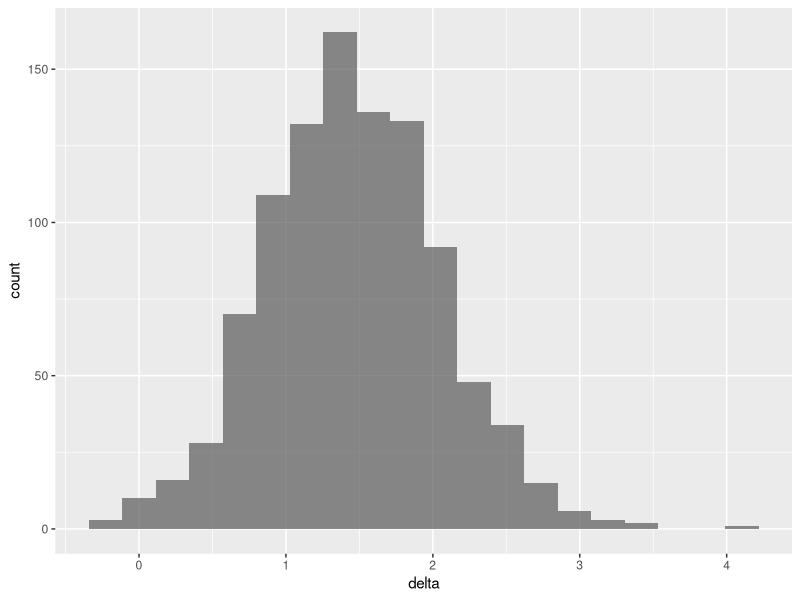
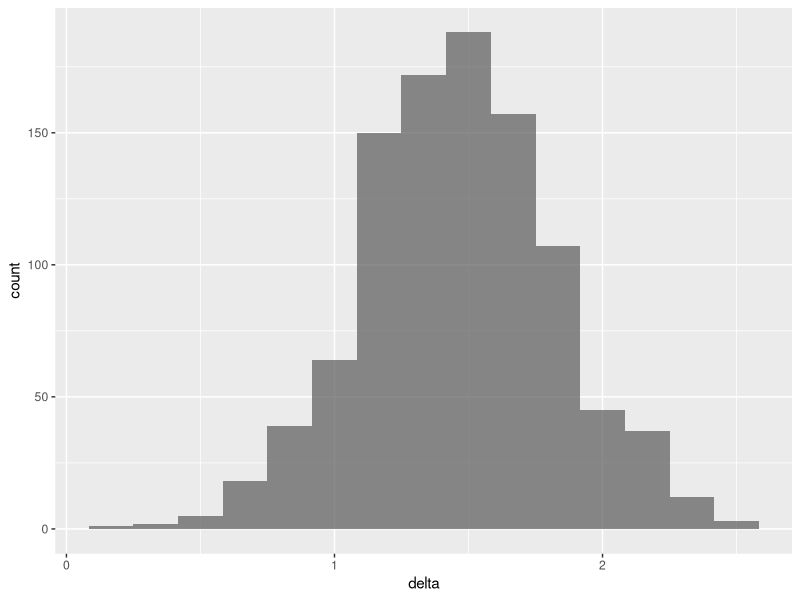
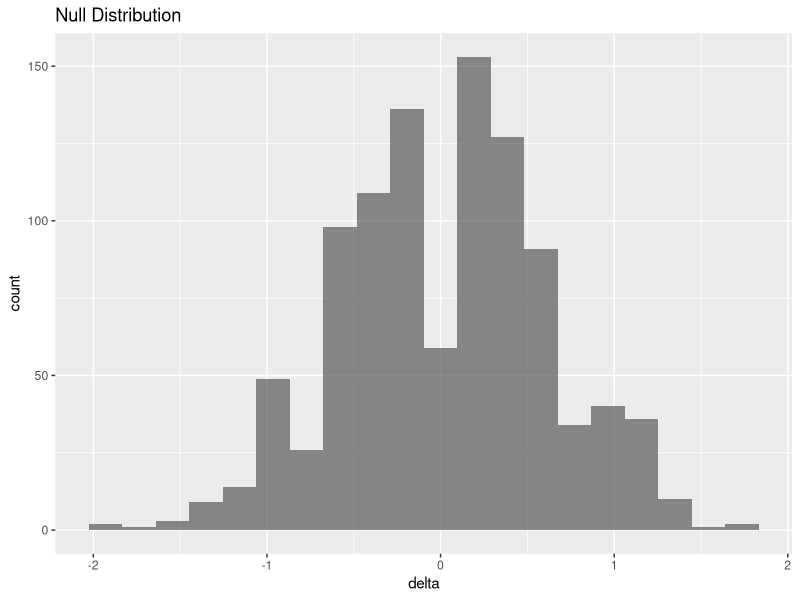
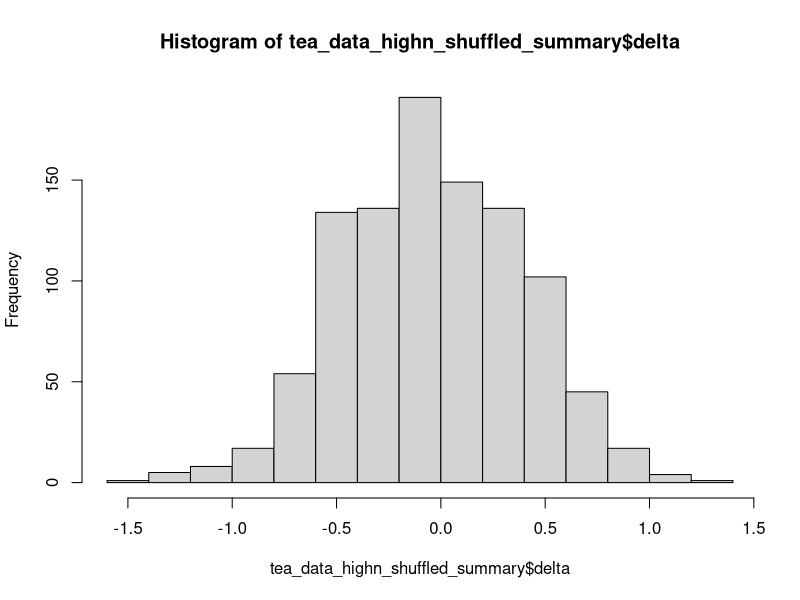
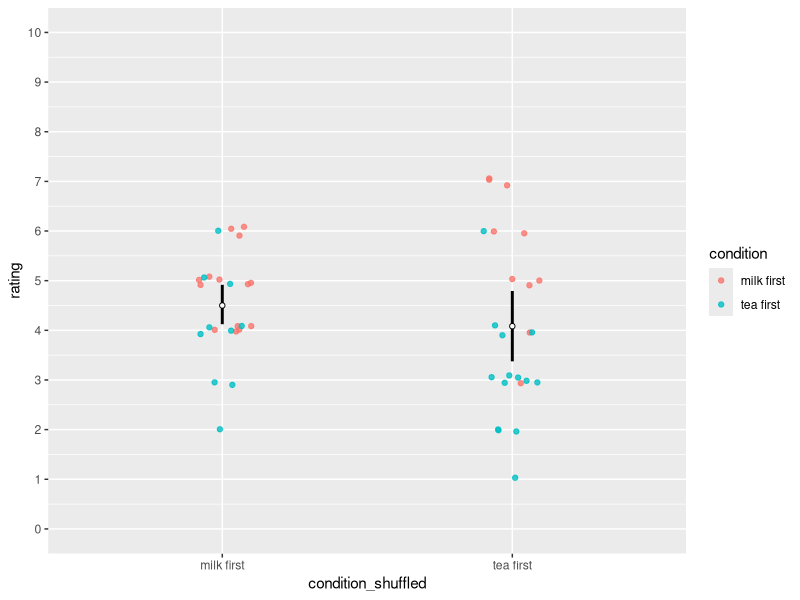
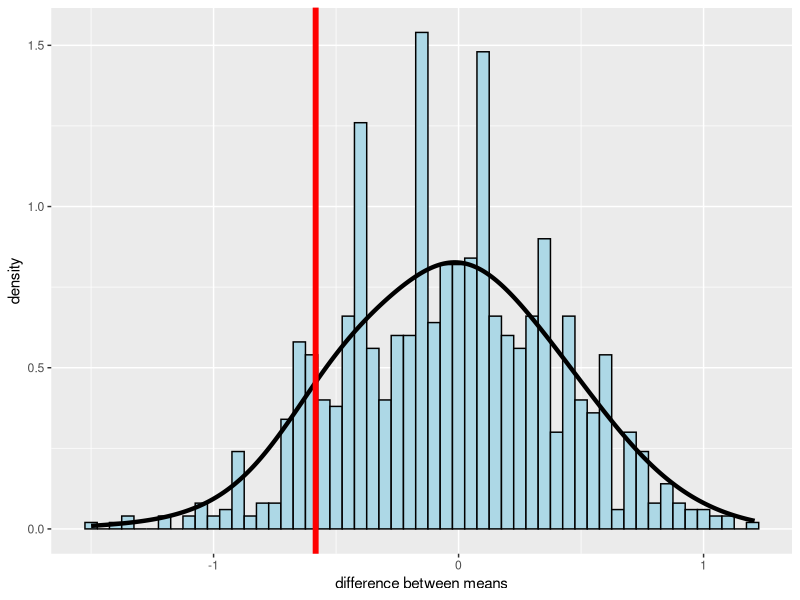
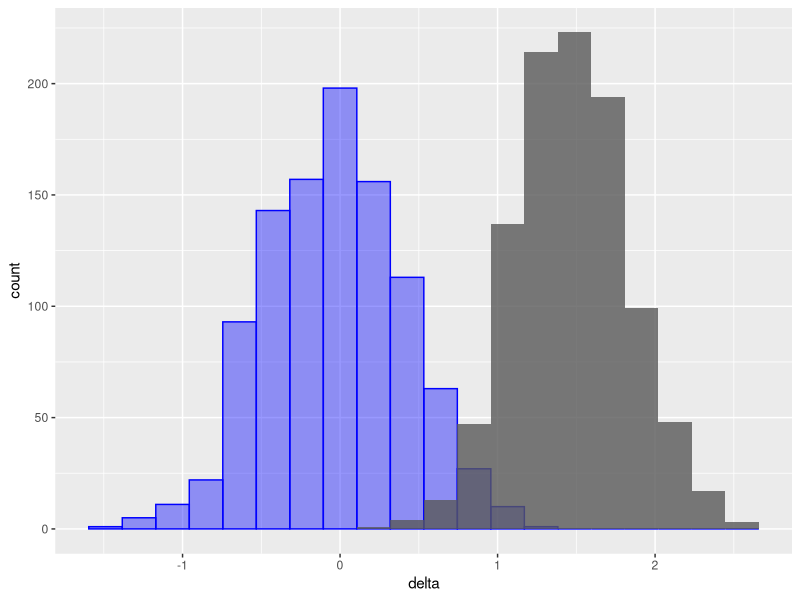
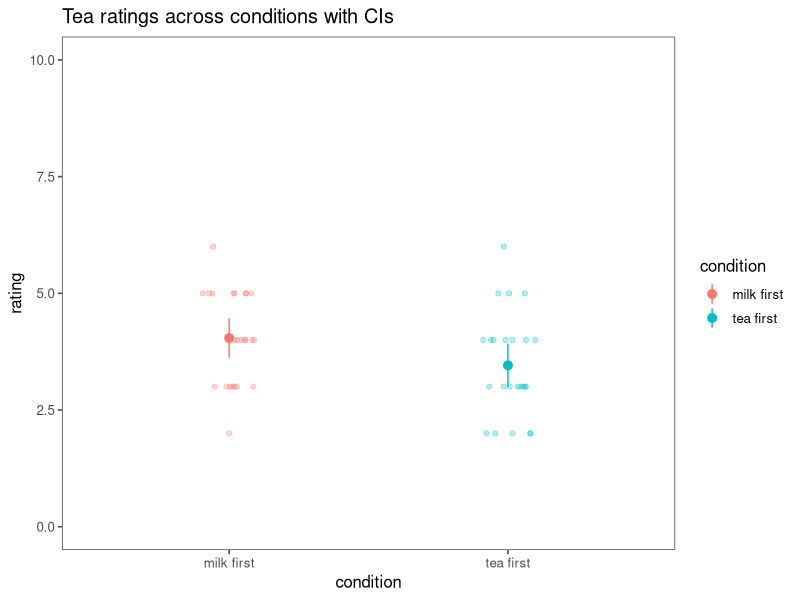

R code for these plots, in order:
## ---- chunk 1
set.seed(123) # good practice to set a random seed, or else different runs get you different results
## ---- chunk 2
# you can run install.packages('tidyverse')
library(tidyverse)
library(ggplot2) # plotting
library(ggthemes) # good for making plots pretty
## ---- chunk 3
make_tea_data <- function(n_total = 48,
                          sigma = 1.25, # sd of the distribution
                          delta = 1.5) {  # difference between distributinos
  n_half <- n_total / 2 # half of the total subjects  = #/n subs per condition
  tibble(condition = c(rep("milk first", n_half), rep("tea first", n_half)),
         rating = c(round(
           rnorm(n_half, mean = 3.5 + delta, sd = sigma)
         ),
         round(rnorm(
           n_half, mean = 3.5, sd = sigma
         )))) |>
    mutate(rating = if_else(rating > 10, 10, rating), # random sampling could mean the scale gets out of range
           # truncate if greater than max/min of rating scale
           rating = if_else(rating < 1, 1, rating))
}
## ---- chunk 4
# here's, we're calling our custom function, and specifying different inputs than the defaults (which are inside the parenthese up above)
tea_data <- make_tea_data(n_total = 18, delta = .5)
## ---- chunk 5
tea_data_highn <- make_tea_data(n_total = 48, delta = .5)
## ---- chunk 6
mean_by_condition <- tea_data %>% 
  group_by(condition) %>% 
  summarize(mean = mean(rating), sd = sd(rating), num_participants = length(rating))

mean_by_condition_highn <- tea_data_highn %>% 
  group_by(condition) %>% 
  summarize(mean = mean(rating), sd = sd(rating), num_participants = length(rating))
## ---- chunk 7
out_low_n <- tea_data %>%
  t.test(rating ~ condition, data = .,  var.equal = TRUE)

out_high_n <- tea_data_highn %>%
  t.test(rating ~ condition, data = ., var.equal = TRUE) 
## ---- chunk 8
samps <- tibble(sim = 1:1000) |> 
  mutate(data = map(sim, \(i) make_tea_data(n_total = 18, delta = 1.5))) |>  # simulate
  unnest(cols = data) # wrangle
## ---- chunk 9
samps_highn <- tibble(sim = 1:1000) |> 
  mutate(data = map(sim, \(i) make_tea_data(n_total = 48, delta = 1.5))) |>  # simulate
  unnest(cols = data) # wrangle
## ---- chunk 10
tea_data_summary <- samps |> # start with dataframe 1000 experiments 18 people each 
  group_by(sim, condition) |> # intuitively, grouping first by experiment then by condition in each experiment (2000 groups)
  summarise(mean_rating = mean(rating)) |> # calculate mean of the ratings in each condition group, 2 rows per simulation
  group_by(sim) |> # one group per simulation
  summarise(delta = mean_rating[condition == "milk first"] -
              mean_rating[condition == "tea first"])   # calculate the difference between conditions for each experiment, delta is the effect size, resulting in one row per simulation
## ---- chunk 11
tea_data_highn_summary <- samps_highn |>
  group_by(sim, condition) |> 
  summarise(mean_rating = mean(rating)) |> 
  group_by(sim) |> 
  summarise(delta = mean_rating[condition == "milk first"] -
              mean_rating[condition == "tea first"])
## ---- chunk 12
tea_data_summary |> 
  ggplot(aes(x = delta)) +
  geom_histogram(alpha = 0.7, bins=20)

## ---- chunk 13
tea_data_highn_summary |> 
  ggplot(aes(x = delta)) +
  geom_histogram(alpha = 0.7, bins=15)
## ---- chunk 14
# Large effect, low noise
samps_large <- tibble(sim = 1:1000) |> 
  mutate(data = map(sim, \(i) make_tea_data(n_total = 48, delta = 3, sigma = 0.5)))

# Small effect, high noise
samps_small <- tibble(sim = 1:1000) |> 
  mutate(data = map(sim, \(i) make_tea_data(n_total = 18, delta = 0.5, sigma = 2)))



## ---- chunk 15
# Simulate the null distribution
samps_null <- tibble(sim = 1:1000) |> 
  mutate(data = map(sim, \(i) make_tea_data(n_total = 18, delta = 0))) |>  
  unnest(cols = data)

tea_data_summary_null <- samps_null |> 
  group_by(sim, condition) |> 
  summarise(mean_rating = mean(rating)) |> 
  pivot_wider(names_from = condition, values_from = mean_rating) |> 
  mutate(delta = `milk first` - `tea first`)

## ---- chunk 16
tea_data_summary_null |> 
  ggplot(aes(x = delta)) +
  geom_histogram(bins = 20, alpha = 0.7) +
  labs(title = "Null Distribution")


summary(tea_data_summary_null$delta)
## ---- chunk 17
tea_data_highn_shuffled <- samps_highn %>%
  group_by(sim) %>% # for each experiment
  mutate(condition_shuffled = sample(condition)) # shuffle the condition labels, handy function here.
## ---- chunk 18
tea_data_highn_shuffled_summary <- tea_data_highn_shuffled %>%
  group_by(condition_shuffled, sim) %>% 
  summarize(mean_rating = mean(rating),
            sd = sd(rating)) # for each exp and each shuffled condition, calculate the mean rating, 2 per simulation

# overwrites this variable
tea_data_highn_shuffled_summary <- tea_data_highn_shuffled_summary %>%
  group_by(sim) |> 
  summarise(delta = mean_rating[condition_shuffled == "milk first"] -
              mean_rating[condition_shuffled == "tea first"])
## ---- chunk 19
hist(tea_data_highn_shuffled_summary$delta) #what does this histogram look like?
## ---- chunk 20
ggplot(data = tea_data_highn_shuffled %>% filter(sim==3),  # can change the actual simulation number here
       mapping = aes(x = condition_shuffled, y = rating))+
  geom_point(mapping = aes(color = condition), # color
             alpha=.8,
             position = position_jitter(height = .1,
                                        width = 0.1)) +
  stat_summary(fun.data = mean_cl_boot, # this boostraps the confidence interval
               geom = "linerange",
               size = 1) +
  stat_summary(fun = "mean", # this calculates the average
               geom = "point",
               shape = 21,
               color = "black",
               fill = "white") + 
  scale_y_continuous(breaks = 0:10,
                     labels = 0:10,
                     limits = c(0, 10))
## ---- chunk 21
difference_actual = tea_data_highn %>%  # in ONE experiment
  group_by(condition) %>% 
  summarize(mean = mean(rating)) %>% 
  pull(mean) %>% 
  diff()
## ---- chunk 22
ggplot(data = tea_data_highn_shuffled_summary, aes(x=delta)) +
  geom_histogram(aes(y = stat(density)),
                 color = "black",
                 fill = "lightblue",
                 binwidth = 0.05) + 
  stat_density(geom = "line",
               size = 1.5,
               bw = 0.2) +
  geom_vline(xintercept = difference_actual, color = "red", size = 2) +
  labs(x = "difference between means") 
  

## ---- chunk 23
tea_data_highn_shuffled_summary %>% 
  summarize(p_value = sum(delta <= difference_actual)/n())
## ---- chunk 24
ggplot(data=tea_data_highn_shuffled_summary, aes(x=delta)) +
  geom_histogram(alpha=.4, bins=20, color='blue', fill='blue') +
  geom_histogram(alpha=.8, bins=20, data=tea_data_highn_summary)
## ---- chunk 25

tea_dataset = tea_data_highn
## ---- chunk 26
tea_ratings <- filter(tea_dataset, condition == "tea first")$rating
milk_ratings <- filter(tea_dataset, condition == "milk first")$rating

# could also do in a pipe like so, but then you have to grab the column below, as in tea_ratings$ratings; above is a vector
# tea_ratings <- tea_data_highn %>%
#   filter(condition=="tea first") %>%
#   select(rating)
## ---- chunk 27
n_tea <- length(tea_ratings)
n_milk <- length(milk_ratings)
sd_tea <- sd(tea_ratings)
sd_milk <- sd(milk_ratings)

tea_sd_pooled <- sqrt(((n_tea - 1) * sd_tea ^ 2 + (n_milk - 1) * sd_milk ^ 2) / 
                        (n_tea + n_milk - 2))

tea_se <- tea_sd_pooled * sqrt((1 / n_tea) + (1 / n_milk))


delta_hat <- mean(milk_ratings) - mean(tea_ratings)
tea_ci_lower <- delta_hat - tea_se * qnorm(0.975)
tea_ci_upper <- delta_hat + tea_se * qnorm(0.975)
## ---- chunk 28
num_observations = length(tea_dataset$rating)
df = num_observations-2 # for two sample t.test
tea_ci_lower_ttest <- delta_hat - tea_se * qt(0.975,df)
tea_ci_upper_ttest <- delta_hat + tea_se * qt(0.975,df)
## ---- chunk 29
# Now the calculated CIs match those in the t-test outputs!
t.test(tea_ratings, milk_ratings, var.equal=TRUE)
## ---- chunk 30
confidence_level=.95 # you can change this
# this formula below gives the critical t-value (as opposed to simply taken from the normal distribution)
# qt(1 - (1 - confidence_level)/2, df = n - 1)

tea_data_highn_summary_cis <- tea_data_highn %>%
  group_by(condition) %>%
  summarize(cond_mean = mean(rating), cond_sd = sd(rating), n=length(rating)) %>%
  mutate(error = qt(1 - (1 - confidence_level)/2, df = n - 1)* (cond_sd/sqrt(n))) %>% # this calculates CIs WITHIN each condition
  mutate(ci_upper = cond_mean + error, ci_lower = cond_mean - error) %>%
  mutate(se_upper = cond_mean + cond_sd/sqrt(n), se_lower = cond_mean - cond_sd/sqrt(n))
## ---- chunk 31
ggplot(data = tea_data_highn, aes(x=condition, y=rating, col=condition))  +
  geom_jitter(width=.1, height=0, alpha=.3) + # visualizes all the raw data, with no variation in y-axis jitter
  theme_few() +
  geom_pointrange(data = tea_data_highn_summary_cis, aes(x=condition, y = cond_mean, ymin = ci_lower, ymax = ci_upper)) +
  ylim(0,10) +
  ggtitle('Tea ratings across conditions with CIs')

## ---- chunk 32
ggplot(data = tea_data_highn, aes(x=condition, y=rating, col=condition))  +
  geom_jitter(width=.1, height=0, alpha=.5) + # visualizes all the raw data, with no variation in y-axis jitter
  theme_few() +
  geom_pointrange(data = tea_data_highn_summary_cis, aes(x=condition, y = cond_mean, ymin = se_lower, ymax = se_upper)) +
  ylim(0,10) +
  ggtitle('Tea ratings across condition with SE')

## ---- chunk 33
tea_data_lowN_summary_cis <- tea_data %>%  
  group_by(condition) %>%
  summarize(cond_mean = mean(rating), cond_sd = sd(rating), n=length(rating)) %>%
  mutate(error = qt(1 - (1 - confidence_level)/2, df = n - 1)* (cond_sd/sqrt(n))) %>%
  mutate(ci_upper = cond_mean + error, ci_lower = cond_mean - error)

ggplot(data = tea_data, aes(x=condition, y=rating, col=condition))  +
  geom_jitter(width=.1, height=0, alpha=.3) +
  theme_few() +
  geom_pointrange(data = tea_data_lowN_summary_cis, aes(x=condition, y = cond_mean, ymin = ci_lower, ymax = ci_upper)) +
  ylim(0,10) +
  ggtitle('Tea ratings low N with CI')
## ---- chunk 34
library(Hmisc)
ggplot(data = tea_data_highn, aes(x=condition, y=rating, col=condition))  +
  geom_jitter(width=.1, height=0, alpha=.3) +
  theme_few() +
  stat_summary(fun.data = mean_cl_normal, geom = "pointrange", size = 1) +
  ylim(0,10) +
  ggtitle('Tea ratings with 95% CI')
## ---- chunk 35
all_results=tibble() 

for (this_sim in 1:1000) {
  this_experiment = samps_null %>%
    filter(sim==this_sim) 
  
  tea_ratings <- filter(this_experiment, condition == "tea first")$rating
  milk_ratings <- filter(this_experiment, condition == "milk first")$rating
  
  output = t.test(tea_ratings, milk_ratings)
  
  this_exp_output = tibble(pvalue = output$p.value)
  all_results = bind_rows(all_results, this_exp_output)
    
}
## ---- chunk 36
all_results %>%
  ggplot(aes(x = pvalue)) +
  geom_histogram(bins = 30, fill = "steelblue", color = "black", alpha = 0.7) +
  labs(title = "Distribution of P-values Under Null Hypothesis",
       x = "P-value",
       y = "Frequency") +
  theme_minimal()
## ---- chunk 37
# you'll need all_results$pvalue
hist(all_results$pvalue)
## ---- chunk 38
all_results_high_n=tibble() 

for (this_sim in 1:500) {
  this_experiment = samps_highn %>%
    filter(sim==this_sim) 
  
  tea_ratings <- filter(this_experiment, condition == "tea first")$rating
  milk_ratings <- filter(this_experiment, condition == "milk first")$rating
  
  output = t.test(tea_ratings, milk_ratings, paired = FALSE, var.equal = TRUE)
  
  this_exp_output = tibble(pvalue = output$p.value)
  all_results_high_n = bind_rows(all_results_high_n, this_exp_output)
    
}
